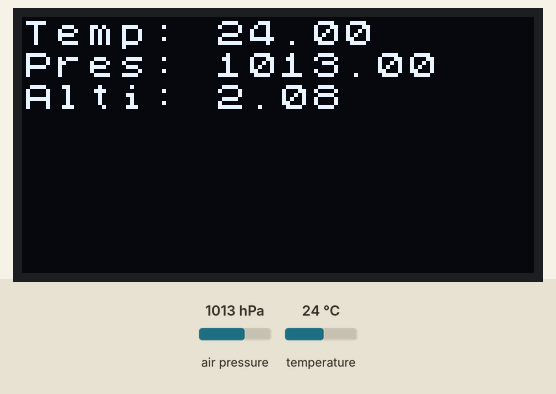
This sketch was run on a simulated Arduino Uno, built with avr-gcc and run on an emulated ATmega328P. Shown: 128×64 one-colour display. The inputs (shaded band) are chosen by the test bench; at power-on: air pressure 1013 hPa, temperature 24 °C.

Above: at 1.2 s.
1.3 s: air pressure set to 1025 hPa
At 2.4 s:
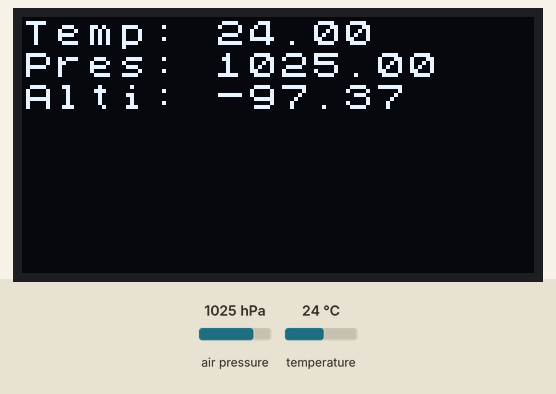
5.7 s: temperature set to 12 °C
At 7.6 s:
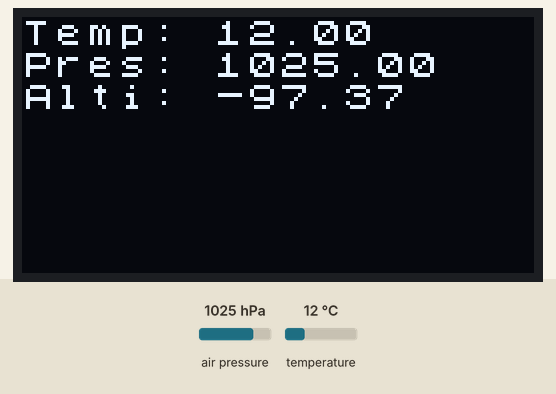
9.3 s: air pressure set to 952 hPa
At 11.0 s:
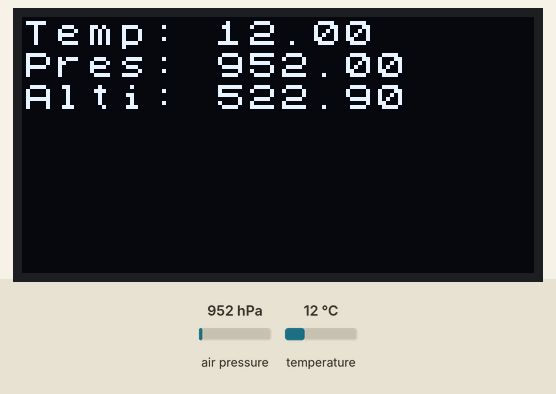
13.2 s: temperature set to 19 °C
At 15.77 s:
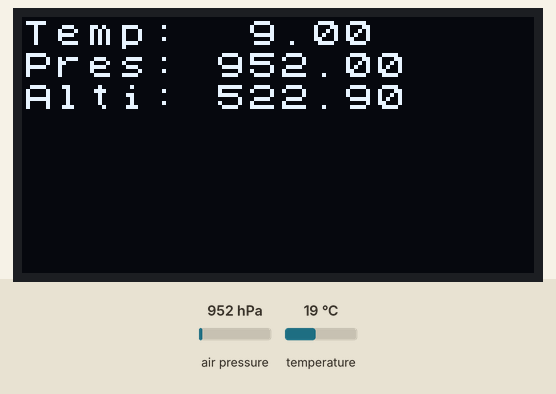
17.1 s: air pressure set to 975 hPa
At 19.3 s:
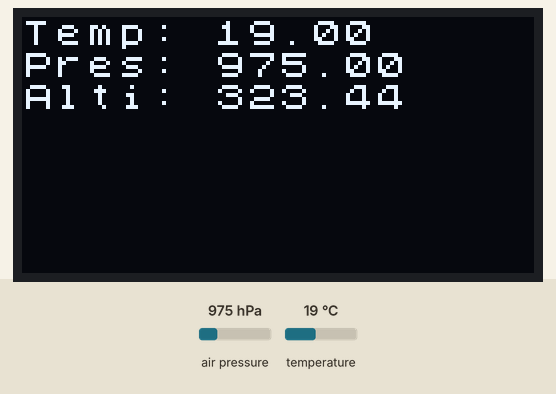
21.0 s: temperature set to 28 °C
At 23.1 s:
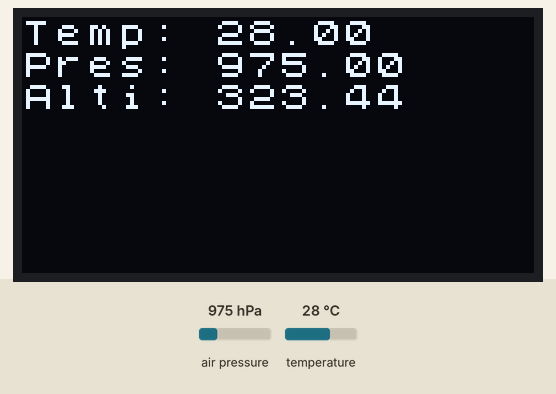
Timing chart, 0 to 24.6 s (numbered marks = the images above; inputs shaded):
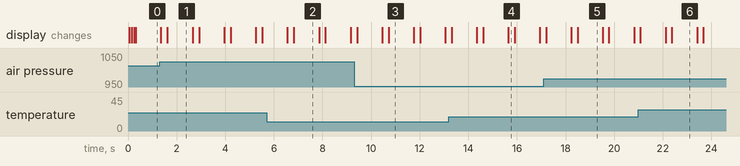

The sketch:

grove-airpressure-sensor-oled.ino
```cpp
#include "Arduino_SensorKit.h"

void setup() {
  Pressure.begin();

  Oled.setBusClock(100000);
  Oled.begin();
  Oled.setFlipMode(true);
  Oled.setFont(u8x8_font_chroma48medium8_r);
}

void loop() {
  float temp = Pressure.readTemperature();
  float pres = Pressure.readPressure();
  float alti = Pressure.readAltitude();

  Oled.setCursor(0, 0);
  Oled.print("Temp:        ");
  Oled.setCursor(6, 0);
  Oled.print(temp);
  Oled.setCursor(0, 1);
  Oled.print("Pres:        ");
  Oled.setCursor(6, 1);
  Oled.print(pres/100.0);  // 1/100 = Pa -> hPa
  Oled.setCursor(0, 2);
  Oled.print("Alti:        ");
  Oled.setCursor(6, 2);
  Oled.print(alti);

  delay(1000);
}
```

Measured:
- after the input at 1.3 s, the display: first differs from a run without the input after 0.32 s (image 1)
- after the input at 13.2 s, the display: first differs from a run without the input after 1.4 s (image 4 shows a later state)
- after the input at 17.1 s, the display: first differs from a run without the input after 1.4 s (image 5)
- after the input at 21.0 s, the display: first differs from a run without the input after 1.4 s (image 6)
- what the display in image 1 shows lasts 1.1 s, from 1.6 s to 2.7 s
